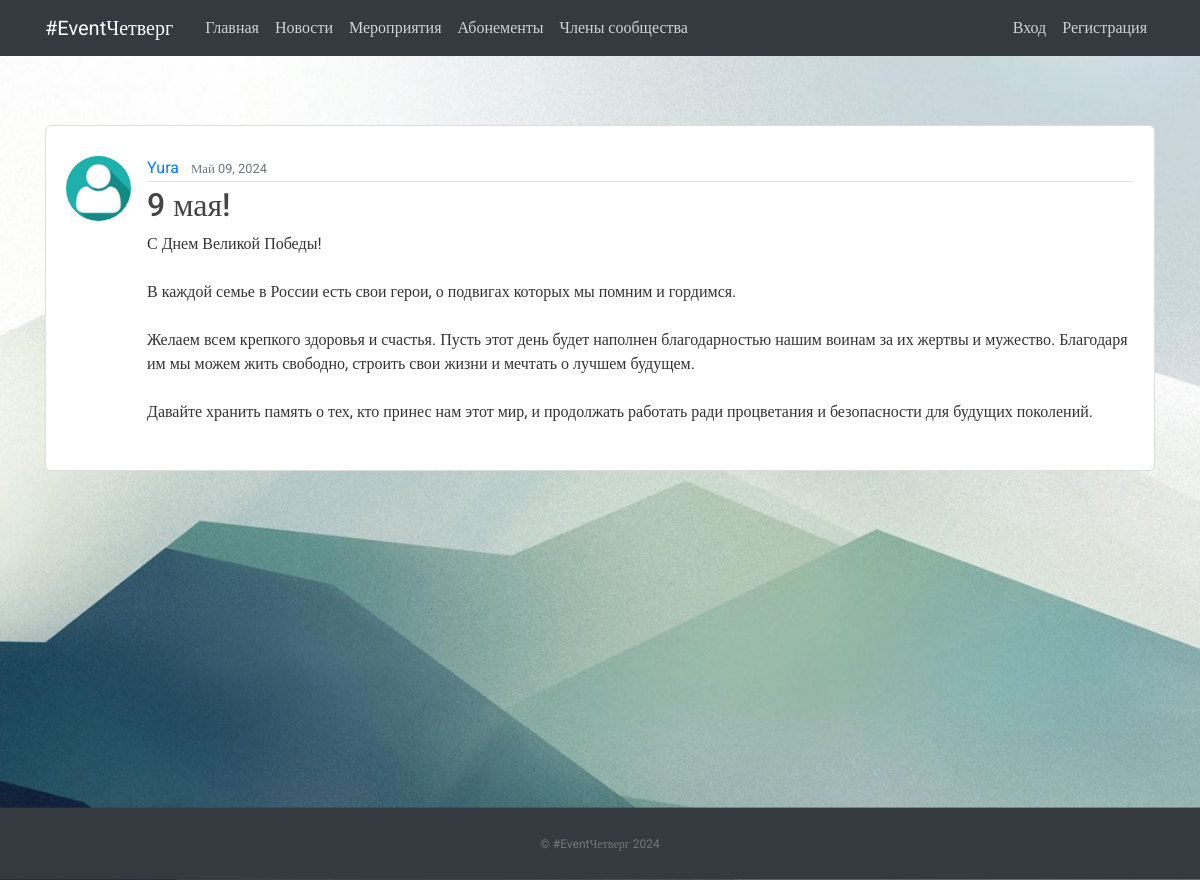
/news/3/, run on the app's committed database.
### vkr/models.py (models this page shows, shortened)
class Post(models.Model):
    title = models.CharField(max_length=100)
    content = models.TextField()
    date_posted = models.DateTimeField(default=timezone.now)
    author = models.ForeignKey(User, on_delete=models.CASCADE)
    image = models.ImageField(default='event_default.png', upload_to='post_pics')

### users/models.py (models this page shows, shortened)
class Profile(models.Model):
    user = models.OneToOneField(User, on_delete=models.CASCADE)
    image = models.ImageField(default='default.jpg', upload_to='profile_pics')
    about_me = models.TextField(null=True)
    looking_for = models.TextField(null=True)

### vkr/views.py (the view)
# urls.py: path('news/<int:pk>/', PostDetailView.as_view(), name='post-detail'),
class PostDetailView(DetailView):
    model = Post

### vkr/templates/vkr/post_detail.html (shortened to what this page needs)
{% extends "vkr/base.html" %}
{% block content %}
  <article class="media content-section">
    <img class="rounded-circle article-img" src="{{ object.author.profile.image.url }}">
    <div class="media-body">
      <div class="article-metadata">
        <a class="mr-2" href="#">{{ object.author }}</a>
        <small class="text-muted">{{ object.date_posted|date:"F d, Y" }}</small>
      </div>
      <h2 class="article-title">{{ object.title }}</h2>
      <p class="article-content">{{ object.content }}</p>
    </div>
  </article>
{% endblock content %}

### static/main.css (style rules this page uses)
body, html { width:100%; height:100% }
body { margin:0; padding:0; background: #fafafa; color: #333333; margin-top: 5rem; font-family:Roboto; background-image: url("./images/bg.jpg"); background-repeat: no-repeat; background-size: cover; background-attachment: fixed; }
h1, h2, h3, h4, h5, h6 { color: #444444; }
.content-section { background: #ffffff; padding: 30px 20px; border: 1px solid #dddddd; border-radius: 6px; margin: 20px auto; }
.article-title { color: #444444; }
.article-content { white-space: pre-line; }
.article-img { height: 65px; width: 65px; margin-right: 16px; }
.article-metadata { padding-bottom: 1px; margin-bottom: 4px; border-bottom: 1px solid #e3e3e3 }

### data on the page
Post: author.profile.image (placeholder picture), author "Yura", date_posted "Май 09, 2024", title "9 мая!", content "С Днем Великой Победы! В каждой семье в России есть свои герои, о подвигах которых мы помним и гордимся. Желаем всем крепкого здоровья и счастья. Пусть этот день будет наполнен благодарностью нашим воинам за их жертвы и мужество. Благодаря им мы можем жить свободно, строить свои жизни и мечтать о лучшем будущем. Давайте хранить память о тех, кто принес нам этот мир, и продолжать работать ради процветания и безопасности для будущих поколений."
